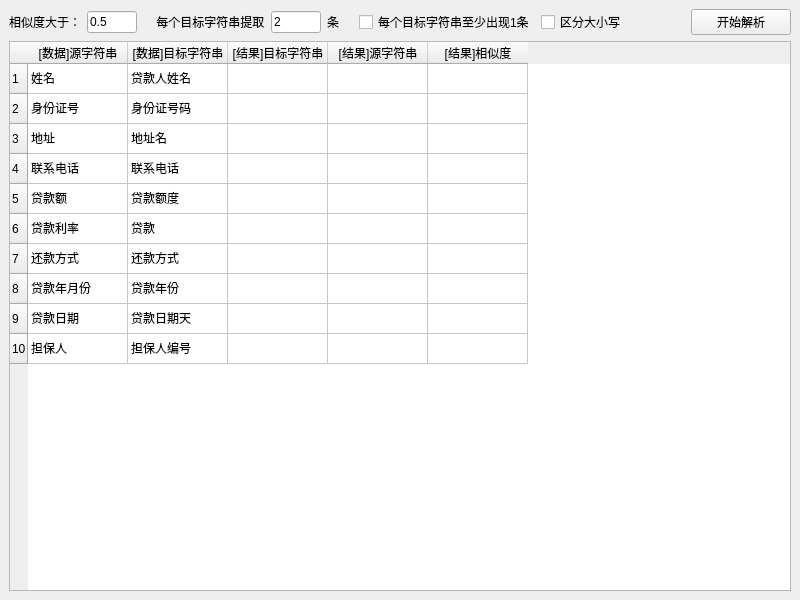
<?xml version="1.0" encoding="UTF-8"?>
<ui version="4.0">
 <class>MainWindow</class>
 <widget class="QMainWindow" name="MainWindow">
  <property name="geometry">
   <rect>
    <x>0</x>
    <y>0</y>
    <width>800</width>
    <height>600</height>
   </rect>
  </property>
  <property name="windowTitle">
   <string>相似度</string>
  </property>
  <widget class="QWidget" name="centralwidget">
   <layout class="QVBoxLayout" name="verticalLayout">
    <item>
     <layout class="QHBoxLayout" name="horizontalLayout">
      <item>
       <widget class="BodyLabel" name="label">
        <property name="sizePolicy">
         <sizepolicy hsizetype="Fixed" vsizetype="Preferred">
          <horstretch>0</horstretch>
          <verstretch>0</verstretch>
         </sizepolicy>
        </property>
        <property name="text">
         <string>相似度大于：</string>
        </property>
       </widget>
      </item>
      <item>
       <widget class="LineEdit" name="lineEdit_1">
        <property name="sizePolicy">
         <sizepolicy hsizetype="Fixed" vsizetype="Fixed">
          <horstretch>0</horstretch>
          <verstretch>0</verstretch>
         </sizepolicy>
        </property>
        <property name="maximumSize">
         <size>
          <width>50</width>
          <height>16777215</height>
         </size>
        </property>
        <property name="text">
         <string>0.5</string>
        </property>
       </widget>
      </item>
      <item>
       <widget class="BodyLabel" name="label_3">
        <property name="sizePolicy">
         <sizepolicy hsizetype="Fixed" vsizetype="Preferred">
          <horstretch>0</horstretch>
          <verstretch>0</verstretch>
         </sizepolicy>
        </property>
        <property name="text">
         <string>    每个目标字符串提取</string>
        </property>
       </widget>
      </item>
      <item>
       <widget class="LineEdit" name="lineEdit_2">
        <property name="sizePolicy">
         <sizepolicy hsizetype="Fixed" vsizetype="Fixed">
          <horstretch>0</horstretch>
          <verstretch>0</verstretch>
         </sizepolicy>
        </property>
        <property name="minimumSize">
         <size>
          <width>10</width>
          <height>0</height>
         </size>
        </property>
        <property name="maximumSize">
         <size>
          <width>50</width>
          <height>16777215</height>
         </size>
        </property>
        <property name="text">
         <string>2</string>
        </property>
       </widget>
      </item>
      <item>
       <widget class="QLabel" name="label_2">
        <property name="sizePolicy">
         <sizepolicy hsizetype="Fixed" vsizetype="Preferred">
          <horstretch>0</horstretch>
          <verstretch>0</verstretch>
         </sizepolicy>
        </property>
        <property name="text">
         <string>条    </string>
        </property>
       </widget>
      </item>
      <item>
       <widget class="CheckBox" name="cbx_one">
        <property name="text">
         <string>每个目标字符串至少出现1条</string>
        </property>
       </widget>
      </item>
      <item>
       <widget class="CheckBox" name="cbx_case">
        <property name="text">
         <string>区分大小写</string>
        </property>
       </widget>
      </item>
      <item>
       <spacer name="horizontalSpacer">
        <property name="orientation">
         <enum>Qt::Horizontal</enum>
        </property>
        <property name="sizeHint" stdset="0">
         <size>
          <width>40</width>
          <height>20</height>
         </size>
        </property>
       </spacer>
      </item>
      <item>
       <widget class="PushButton" name="pushButton">
        <property name="sizePolicy">
         <sizepolicy hsizetype="Fixed" vsizetype="Fixed">
          <horstretch>0</horstretch>
          <verstretch>0</verstretch>
         </sizepolicy>
        </property>
        <property name="minimumSize">
         <size>
          <width>100</width>
          <height>0</height>
         </size>
        </property>
        <property name="text">
         <string>开始解析</string>
        </property>
       </widget>
      </item>
     </layout>
    </item>
    <item>
     <widget class="MyTableWidget" name="tableWidget">
      <property name="rowCount">
       <number>10</number>
      </property>
      <row/>
      <row/>
      <row/>
      <row/>
      <row/>
      <row/>
      <row/>
      <row/>
      <row/>
      <row/>
      <column>
       <property name="text">
        <string>[数据]源字符串</string>
       </property>
      </column>
      <column>
       <property name="text">
        <string>[数据]目标字符串</string>
       </property>
      </column>
      <column>
       <property name="text">
        <string>[结果]目标字符串</string>
       </property>
      </column>
      <column>
       <property name="text">
        <string>[结果]源字符串</string>
       </property>
      </column>
      <column>
       <property name="text">
        <string>[结果]相似度</string>
       </property>
      </column>
      <item row="0" column="0">
       <property name="text">
        <string>姓名</string>
       </property>
      </item>
      <item row="0" column="1">
       <property name="text">
        <string>贷款人姓名</string>
       </property>
      </item>
      <item row="1" column="0">
       <property name="text">
        <string>身份证号</string>
       </property>
      </item>
      <item row="1" column="1">
       <property name="text">
        <string>身份证号码</string>
       </property>
      </item>
      <item row="2" column="0">
       <property name="text">
        <string>地址</string>
       </property>
      </item>
      <item row="2" column="1">
       <property name="text">
        <string>地址名</string>
       </property>
      </item>
      <item row="3" column="0">
       <property name="text">
        <string>联系电话</string>
       </property>
      </item>
      <item row="3" column="1">
       <property name="text">
        <string>联系电话</string>
       </property>
      </item>
      <item row="4" column="0">
       <property name="text">
        <string>贷款额</string>
       </property>
      </item>
      <item row="4" column="1">
       <property name="text">
        <string>贷款额度</string>
       </property>
      </item>
      <item row="5" column="0">
       <property name="text">
        <string>贷款利率</string>
       </property>
      </item>
      <item row="5" column="1">
       <property name="text">
        <string>贷款</string>
       </property>
      </item>
      <item row="6" column="0">
       <property name="text">
        <string>还款方式</string>
       </property>
      </item>
      <item row="6" column="1">
       <property name="text">
        <string>还款方式</string>
       </property>
      </item>
      <item row="7" column="0">
       <property name="text">
        <string>贷款年月份</string>
       </property>
      </item>
      <item row="7" column="1">
       <property name="text">
        <string>贷款年份</string>
       </property>
      </item>
      <item row="8" column="0">
       <property name="text">
        <string>贷款日期</string>
       </property>
      </item>
      <item row="8" column="1">
       <property name="text">
        <string>贷款日期天</string>
       </property>
      </item>
      <item row="9" column="0">
       <property name="text">
        <string>担保人</string>
       </property>
      </item>
      <item row="9" column="1">
       <property name="text">
        <string>担保人编号</string>
       </property>
      </item>
     </widget>
    </item>
   </layout>
  </widget>
 </widget>
 <customwidgets>
  <customwidget>
   <class>PushButton</class>
   <extends>QPushButton</extends>
   <header location="global">qfluentwidgets</header>
  </customwidget>
  <customwidget>
   <class>LineEdit</class>
   <extends>QLineEdit</extends>
   <header location="global">qfluentwidgets</header>
  </customwidget>
  <customwidget>
   <class>BodyLabel</class>
   <extends>QLabel</extends>
   <header location="global">qfluentwidgets</header>
  </customwidget>
  <customwidget>
   <class>CheckBox</class>
   <extends>QCheckBox</extends>
   <header location="global">qfluentwidgets</header>
  </customwidget>
  <customwidget>
   <class>MyTableWidget</class>
   <extends>QTableWidget</extends>
   <header location="global">MyWidget</header>
  </customwidget>
 </customwidgets>
 <resources/>
 <connections/>
</ui>
